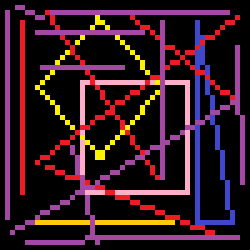
#> input picture images/mini_shapes.png, 50 x 50 px (shown 5 times larger)
$ jupyter execute --allow-errors read_img_from_file.ipynb   (older library calls are emulated)
#> lines starting #> are read from the running program, lines starting #| are printed output that depends on the picture
# Read image from csv file

[cell 1]
import numpy as np
import matplotlib.pyplot as plt
import cv2 as cv
import scipy.misc
import struct
import os

# Run executable in visual studio and plot image

[cell 2]
rows = 50
cols = 50
data_type = "int16"
baseDir = "./zybo/build/Debug/"
struct_type = "@H"

#data = np.random.rand(50,50)
#data = scipy.misc.ascent()

#data = np.ones((5,10))*np.linspace(1,10,10)
data = cv.imread("./images/mini_shapes.png", cv.IMREAD_GRAYSCALE)
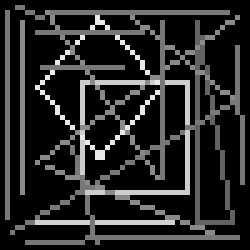
#> data: shape (50, 50) (shown 5 times larger); min 0, max 233, mean 38.4

data = np.array(data,dtype=data_type).reshape(-1)
#> data = 2500 values, max 233 at index 169, min 0 at index 0, mean 38.44

with open("in_file","wb") as f:
    for d in data:
        f.write(struct.pack(struct_type,d))
#> this loop made 2500 passes
#> d on passes 2 to 4: 0, 0, 0

plt.figure(figsize=(12,8))
ax = plt.subplot(2,3,1)
ax.set_title("out")
plt.imshow(data.reshape(rows,-1),cmap="gray")

import subprocess
programPath = os.path.join(baseDir,"main.exe")
subprocess.call([programPath])
#> (this line was passed over: subprocess is not available in this run)

ax = plt.subplot(2,3,2)
ax.set_title("in blur")
#> (the rest of this cell did not finish here and is left out)
